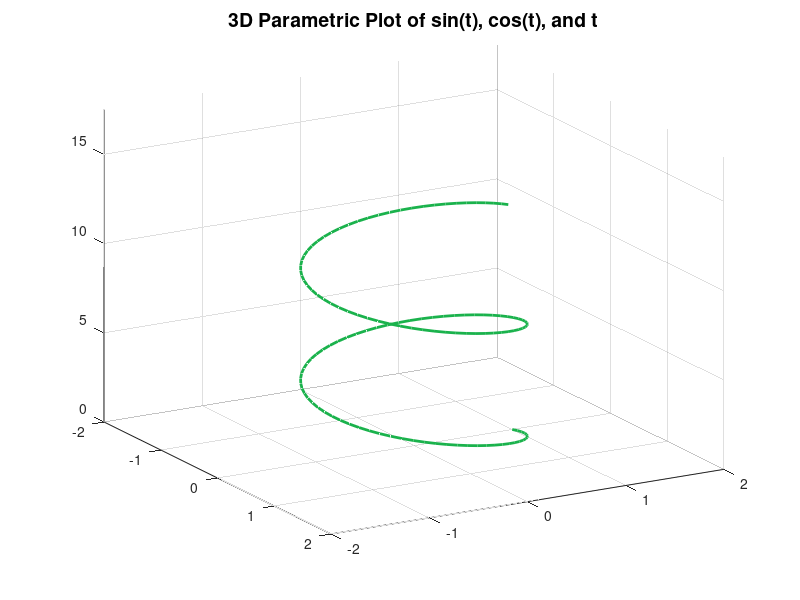

The MATLAB source for this figure:
t1 = 0:0.1:4*pi;

y1 = sin(t1);
y2 = cos(t1);
y3 = t1;

plot3(y1, y2, y3, 'LineWidth', 2, 'Color', [0.1, 0.7, 0.3]);
grid on;

title('3D Parametric Plot of sin(t), cos(t), and t', 'FontSize', 14, 'FontWeight', 'bold');

% Setting limits for the axes
xlim([-2, 2]);
ylim([-2, 2]);
zlim([0, max(y3)+5]);

% Setting a custom view angle
view(60, 22.5);
